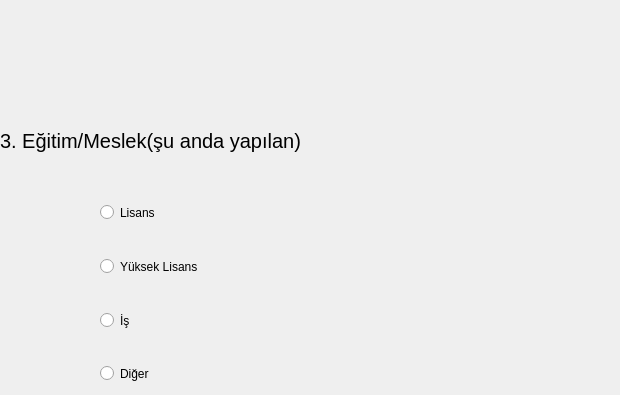
   <widget class="QWidget" name="tab_3">
    <attribute name="title">
     <string>Page</string>
    </attribute>
    <widget class="QLabel" name="label_3">
     <property name="geometry">
      <rect>
       <x>0</x>
       <y>100</y>
       <width>611</width>
       <height>81</height>
      </rect>
     </property>
     <property name="font">
      <font>
       <pointsize>15</pointsize>
      </font>
     </property>
     <property name="text">
      <string>3. Eğitim/Meslek(şu anda yapılan)</string>
     </property>
    </widget>
    <widget class="QRadioButton" name="B_radioButton_Q">
     <property name="geometry">
      <rect>
       <x>100</x>
       <y>254</y>
       <width>126</width>
       <height>25</height>
      </rect>
     </property>
     <property name="text">
      <string>Yüksek Lisans</string>
     </property>
    </widget>
    <widget class="QRadioButton" name="A_radioButton_Q">
     <property name="geometry">
      <rect>
       <x>100</x>
       <y>200</y>
       <width>69</width>
       <height>25</height>
      </rect>
     </property>
     <property name="text">
      <string>Lisans</string>
     </property>
    </widget>
    <widget class="QRadioButton" name="D_radioButton_Q">
     <property name="geometry">
      <rect>
       <x>100</x>
       <y>361</y>
       <width>63</width>
       <height>25</height>
      </rect>
     </property>
     <property name="text">
      <string>Diğer</string>
     </property>
    </widget>
    <widget class="QRadioButton" name="C_radioButton_Q">
     <property name="geometry">
      <rect>
       <x>100</x>
       <y>308</y>
       <width>37</width>
       <height>25</height>
      </rect>
     </property>
     <property name="text">
      <string>İş</string>
     </property>
    </widget>
   </widget>
